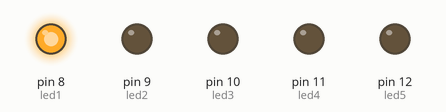
A sketch run on a simulated Arduino Uno, built with avr-gcc and run on an emulated ATmega328P. Parts: output pins drawn as LEDs (lit = HIGH).

Above: at 0.05 s.
At 0.25 s:
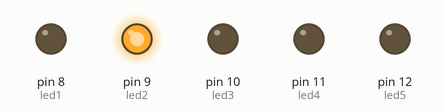
At 0.65 s:
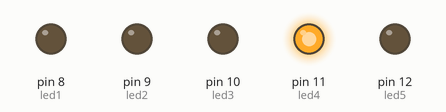
At 0.75 s:
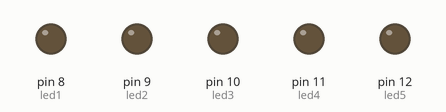
At 1.45 s:
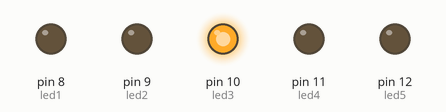
At 2.85 s:
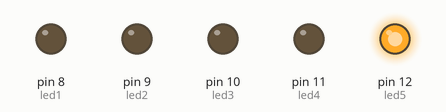
Timing chart, 0 to 3.1 s (numbered marks = the images above):
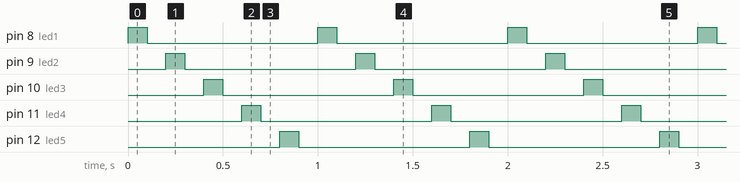

Measured:
- by itself, pin 8 (led1), pin 9 (led2), pin 10 (led3), pin 11 (led4), pin 12 (led5): alternates HIGH for 0.10 s and LOW for 0.90 s
- by itself, everything shown: repeats every 1.0 s, in 10 steps

The sketch:

Blink_variable.ino
```cpp
/* 變數宣告的地方 */
const byte led1 = 8; // 宣告腳位 11 固定是 LED1 的腳位
const byte led2 = 9; // 宣告腳位 12 固定是 LED2 的腳位
const byte led3 = 10; // 宣告腳位 13 固定是 LED3 的腳位
const byte led4 = 11; // 宣告腳位 12 固定是 LED2 的腳位
const byte led5 = 12; // 宣告腳位 13 固定是 LED3 的腳位

/* 腳位定義的地方 */
void setup() {
  pinMode(led1, OUTPUT); // 設定 LED1 的腳位，以及模式為 OUTPUT
  pinMode(led2, OUTPUT); // 設定 LED2 的腳位，以及模式為 OUTPUT
  pinMode(led3, OUTPUT); // 設定 LED3 的腳位，以及模式為 OUTPUT
  pinMode(led4, OUTPUT); // 設定 LED1 的腳位，以及模式為 OUTPUT
  pinMode(led5, OUTPUT); // 設定 LED2 的腳位，以及模式為 OUTPUT
}

/* 主程式跑的地方 */
void loop() {
  digitalWrite(led1, HIGH); // 讓 LED1 處於高電位，發亮
  delay(100); // 每秒閃爍
  digitalWrite(led1, LOW); // 讓 LED1 處於低電位，不亮
  delay(100); // 每秒閃爍
  digitalWrite(led2, HIGH); // 讓 LED2 處於高電位，發亮
  delay(100); // 每秒閃爍
  digitalWrite(led2, LOW); // 讓 LED2 處於低電位，不亮
  delay(100); // 每秒閃爍
  digitalWrite(led3, HIGH); // 讓 LED3 處於高電位，發亮
  delay(100); // 每秒閃爍
  digitalWrite(led3, LOW); // 讓 LED3 處於低電位，不亮
  delay(100); // 每秒閃爍
  digitalWrite(led4, HIGH); // 讓 LED3 處於高電位，發亮
  delay(100); // 每秒閃爍
  digitalWrite(led4, LOW); // 讓 LED3 處於低電位，不亮
  delay(100); // 每秒閃爍
  digitalWrite(led5, HIGH); // 讓 LED3 處於高電位，發亮
  delay(100); // 每秒閃爍
  digitalWrite(led5, LOW); // 讓 LED3 處於低電位，不亮
  delay(100); // 每秒閃爍
}
```
